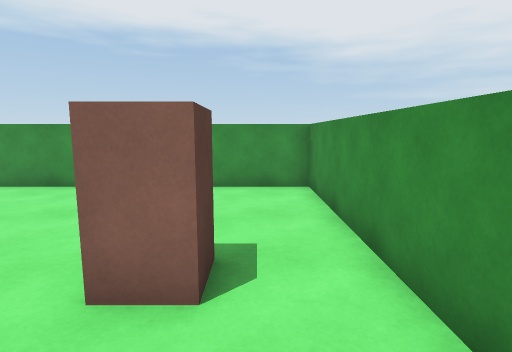
view 1 (above)

16 first-person views from a walk through a scene from a Unity 3-D project. The camera is 1.5 m above the floor, tilts 8° down and sees 80° across. The floor is counted in squares, 1 m on a side. Each view is taken from the middle of a square. On the plan, view 1 faces up. The plan holds only what a view shows up to about 15 squares ahead; the rest is blank. The place goes on beyond the plan. The player character is not drawn.

view 2
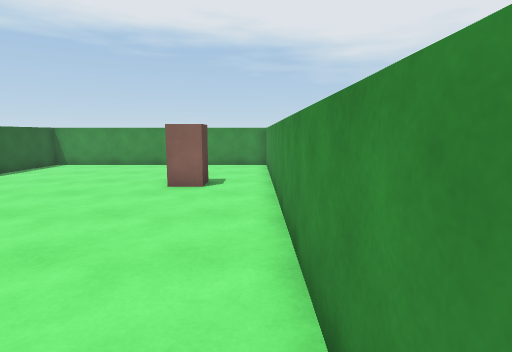

view 3
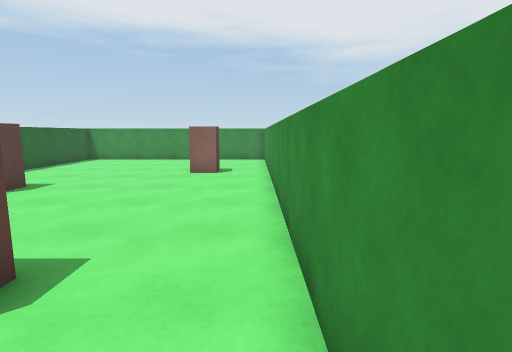

view 4
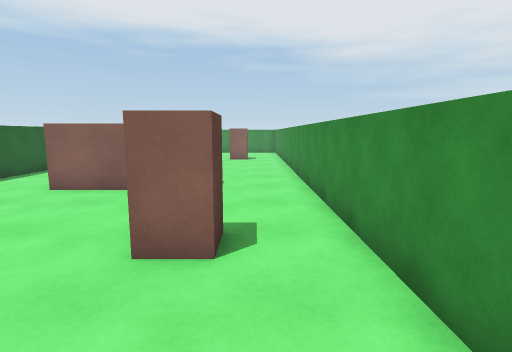

view 5
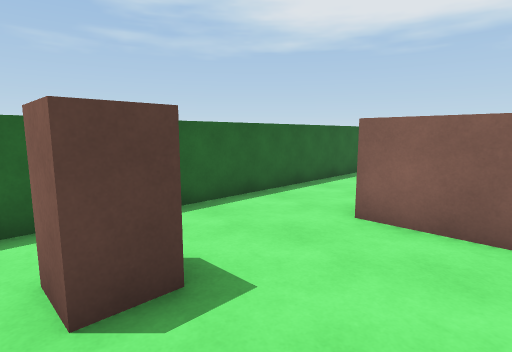

view 6
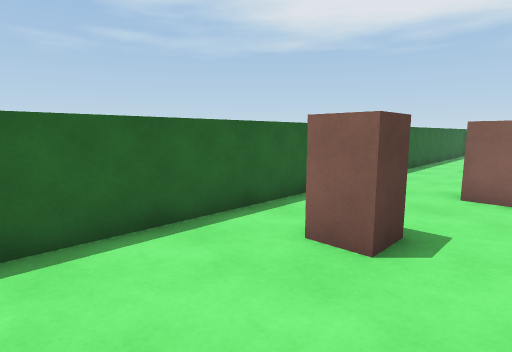

view 7
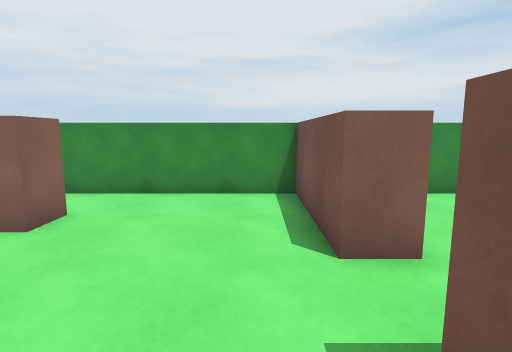

view 8
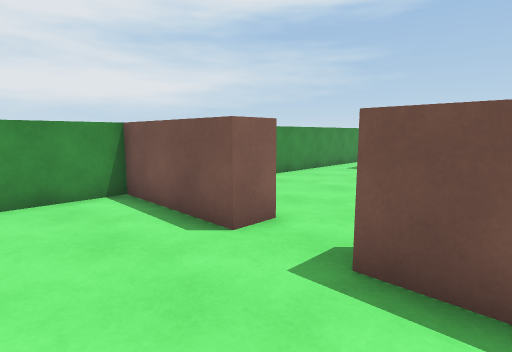

view 9
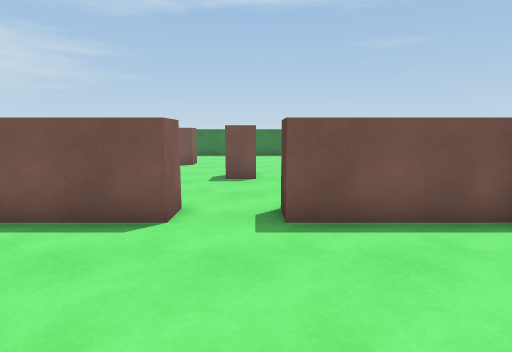

view 10
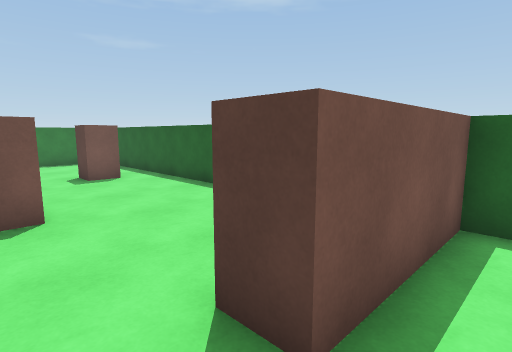

view 11
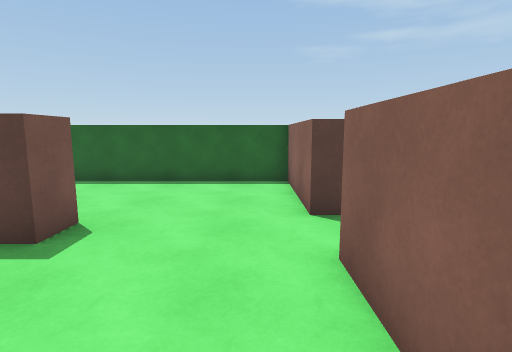

view 12
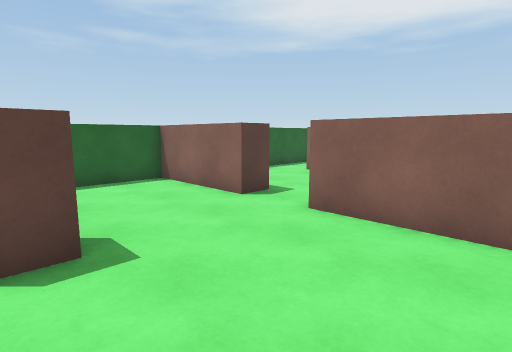

view 13
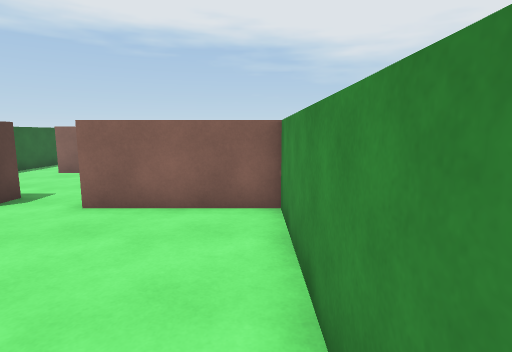

view 14
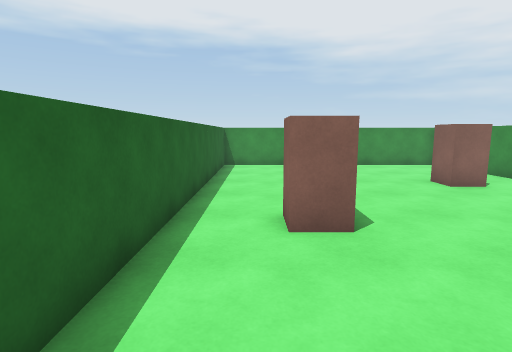

view 15
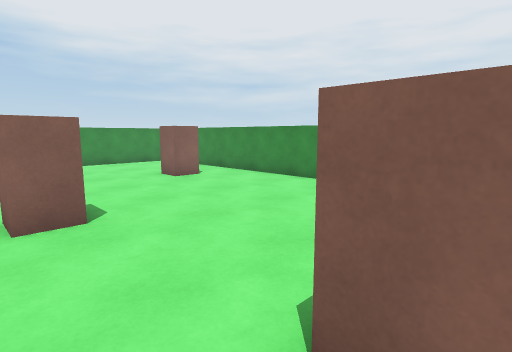

view 16
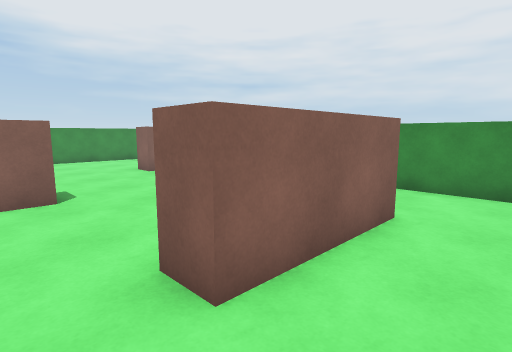

### Floor plan
Points are (right, up) in squares from view 1. A wall is a line through its corners. A room is listed if a view was taken in it or the views show most of it. See-through windows are left out.
Room 1 (view 1)
walls: (-3, 8.5) (-8.5, 8.5) (-8.5, -4.4); (1.5, -4.5) (1.5, 8.5) (-2.9, 8.5)
ways out: opening at (-7, -5.7) to room 2; opening at (0, -5.3) to room 2
objects: block (-6, -1); block (-1, 3)
Room 2 (views 2, 3, 4, 5, 6, 7, 8, 9, 10, 14, 15, 16)
walls: (-1.4, -7) (-5.5, -7) (-5.5, -6); (-2.5, -16) (1.5, -16) (1.5, -4.5); (-8.5, -15.4) (-8.5, -16) (-4.5, -16); (-8.5, -4.4) (-8.5, -14.8)
ways out: opening at (-7, -5.7) to room 1; opening at (0, -5.3) to room 1; opening at (-3.5, -16.5) to room 3
objects: block (-6, -11); block (-1, -11)
Room 3 (views 11, 12, 13)
walls: (-4.5, -16) (-4.5, -17) (-8.5, -17) (-8.5, -24.5); (1.5, -24.5) (1.5, -17) (-2.5, -17) (-2.5, -16)
ways out: opening at (-3.5, -16.5) to room 2
objects: block (-4, -22) to (-3, -21)

Where each view was taken, in squares from view 1:
view 1: 0 up, 0 right, facing up
view 2: 6 down, 1 right, facing up
view 3: 9 down, 1 right, facing up
view 4: 15 down, 0 right, facing up
view 5: 12 down, 3 left, facing up-left
view 6: 15 down, 4 left, facing up-left
view 7: 15 down, 6 left, facing right
view 8: 13 down, 6 left, facing down-right
view 9: 11 down, 4 left, facing down
view 10: 15 down, 3 left, facing down-left
view 11: 18 down, 1 right, facing left
view 12: 22 down, 1 right, facing up-left
view 13: 23 down, 1 right, facing up
view 14: 6 down, 7 left, facing up
view 15: 7 down, 7 left, facing up-right
view 16: 9 down, 7 left, facing up-right
